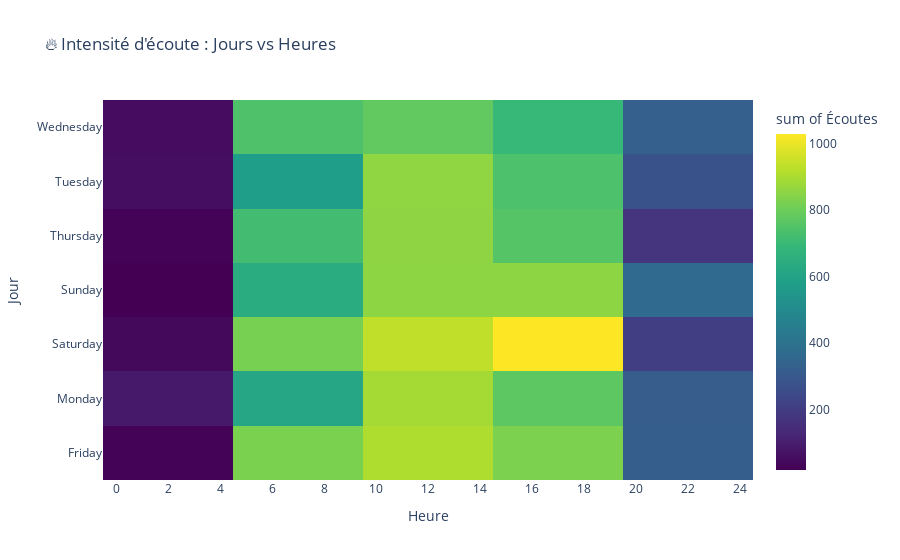

Write notebook code for a chart like this one.
### Code cell
# On agrège les données pour compter le nombre d'écoutes par Jour et par Heure
heatmap_data = df.groupby(['weekday', 'hour']).size().reset_index(name='count')

fig = px.density_heatmap(heatmap_data, 
                         x="hour", 
                         y="weekday", 
                         z="count", 
                         title="🔥 Intensité d'écoute : Jours vs Heures",
                         labels={'weekday': 'Jour', 'hour': 'Heure', 'count': 'Écoutes'},
                         color_continuous_scale="Viridis")

fig.update_layout(xaxis_dtick=2) # Affiche une heure sur deux pour la lisibilité
fig.show()

### Figure 1 — Plotly figure (JSON) as saved in the notebook; plotly's stock layout.template omitted (floating-point values rounded to 4 significant figures; data arrays with more than 128 entries replaced by an {"elided": "..."} marker saying what was removed)
{"data": [{"coloraxis": "coloraxis", "histfunc": "sum", "hovertemplate": "Heure=%{x}<br>Jour=%{y}<br>sum of Écoutes=%{z}<extra></extra>", "name": "", "type": "histogram2d", "x": {"elided": "156 int values"}, "xaxis": "x", "xbingroup": "x", "y": {"elided": "156 str values"}, "yaxis": "y", "ybingroup": "y", "z": {"elided": "156 int values"}}], "layout": {"coloraxis": {"colorbar": {"title": {"text": "sum of Écoutes"}}, "colorscale": [[0, "#440154"], [0.1111, "#482878"], [0.2222, "#3e4989"], [0.3333, "#31688e"], [0.4444, "#26828e"], [0.5556, "#1f9e89"], [0.6667, "#35b779"], [0.7778, "#6ece58"], [0.8889, "#b5de2b"], [1, "#fde725"]]}, "legend": {"tracegroupgap": 0}, "title": {"text": "🔥 Intensité d'écoute : Jours vs Heures"}, "xaxis": {"anchor": "y", "domain": [0, 1], "dtick": 2, "title": {"text": "Heure"}}, "yaxis": {"anchor": "x", "domain": [0, 1], "title": {"text": "Jour"}}}}
